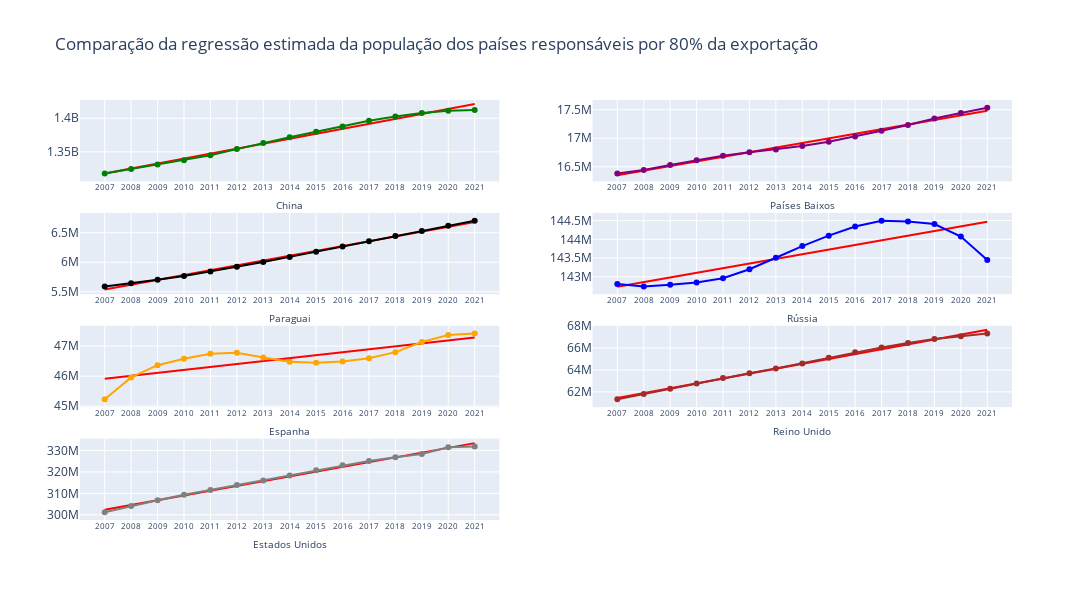

Notebook code for this chart:
### Code cell
plot_regressao_estimada(paises_population, 'Comparação da regressão estimada da população dos países responsáveis por 80% da exportação', int)
